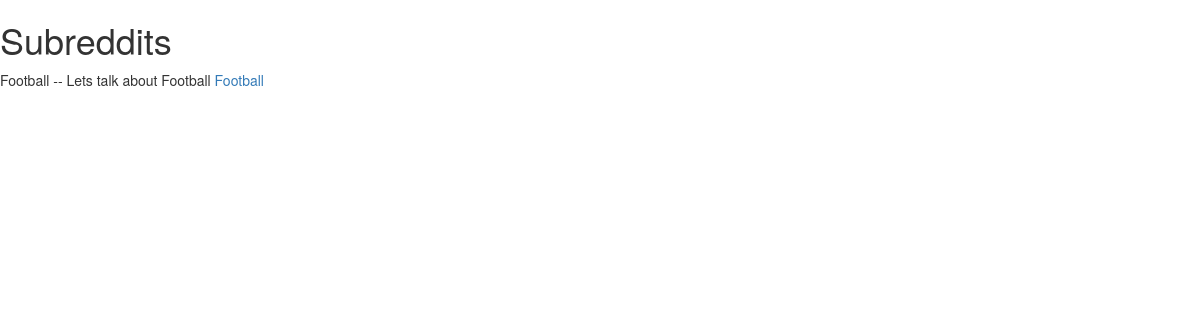
Page /subreddits/ on the earlier database version.
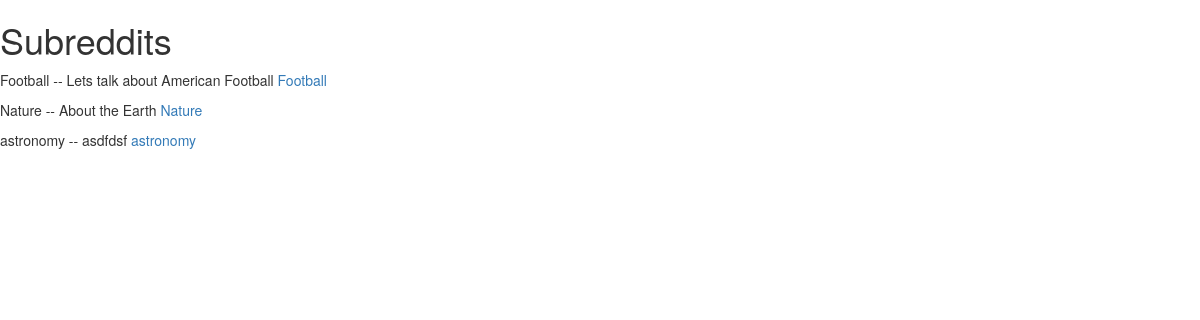
Same page on the later database version.
### app/models.py (models this page shows, shortened)
class Subreddit(models.Model):
    name = models.CharField(max_length = 40)
    description = models.CharField(max_length = 40)
    creation_time = models.DateTimeField(auto_now_add=True)

### app/views.py (the view)
# urls.py: url(r'^subreddits/$', SubredditView.as_view(), name="subreddits_view"),
class SubredditView(ListView):
    template_name = "subreddits.html"
    model = Subreddit

### templates/subreddits.html
{% extends 'base.html' %}
    {% block content %}
      <h1>Subreddits</h1>
      {% for sub in object_list %}
      <p>
        {{ sub.name }} -- {{ sub.description}}
        <a href="{%url 'post_list_view' sub.id %}">{{sub.name}}</a>
      </p>
      {% endfor %}
        {% endblock %}

### templates/base.html (shortened to what this page needs)
{% load staticfiles %}
<!DOCTYPE html>
<html>
  <head>
    <link rel="stylesheet" href="{% static 'css/bootstrap.css' %}" media="screen" title="no title">
  </head>
  <body>
    {% block content %}
        {% endblock %}
  </body>
</html>

Differences in the rows shown:
changed Subreddit "Football": description "Lets talk about Football" → "Lets talk about American Football"
added Subreddit: name "Nature", description "About the Earth"
added Subreddit: name "astronomy", description "asdfdsf"
